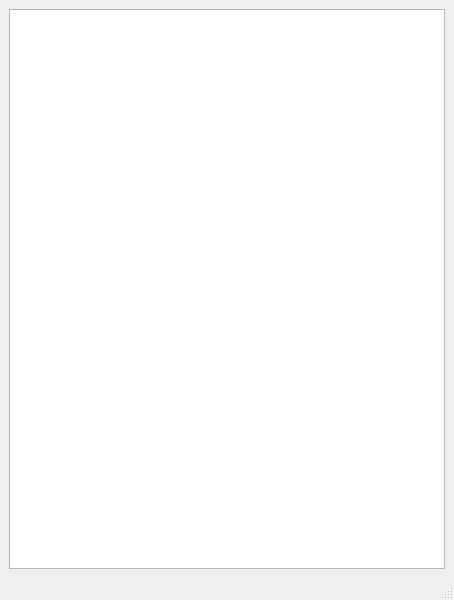
<?xml version="1.0" encoding="UTF-8"?>
<ui version="4.0">
 <class>MainWindow</class>
 <widget class="QMainWindow" name="MainWindow">
  <property name="geometry">
   <rect>
    <x>0</x>
    <y>0</y>
    <width>454</width>
    <height>600</height>
   </rect>
  </property>
  <property name="windowTitle">
   <string>MainWindow</string>
  </property>
  <widget class="QWidget" name="centralwidget">
   <layout class="QGridLayout" name="gridLayout">
    <item row="0" column="0">
     <widget class="QTreeView" name="treeView"/>
    </item>
   </layout>
  </widget>
  <widget class="QMenuBar" name="menubar">
   <property name="geometry">
    <rect>
     <x>0</x>
     <y>0</y>
     <width>454</width>
     <height>21</height>
    </rect>
   </property>
  </widget>
  <widget class="QStatusBar" name="statusbar"/>
 </widget>
 <resources/>
 <connections/>
</ui>
